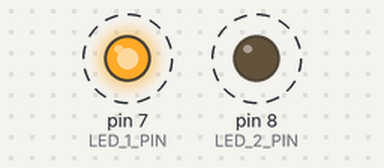
A sketch run on a simulated Arduino Uno, built with avr-gcc and run on an emulated ATmega328P. On the bench: output pins drawn as LEDs (lit = HIGH). Dashed ring = blinking.

Above: at 0.2 s.
Timing chart, 0 to 3.0 s (numbered marks = the images above):
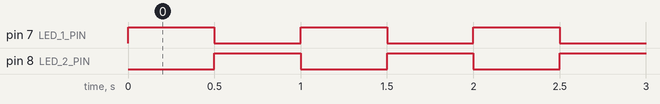

The sketch:

02_two_led_alternate.ino
```cpp
// InnoBees STEM Lab - Two Alternating LEDs
// D7 -> 330 ohm resistor -> LED 1 anode; cathode -> GND
// D8 -> 330 ohm resistor -> LED 2 anode; cathode -> GND

const int LED_1_PIN = 7;
const int LED_2_PIN = 8;
const int STEP_TIME_MS = 500;

void setup() {
  pinMode(LED_1_PIN, OUTPUT);
  pinMode(LED_2_PIN, OUTPUT);
}

void loop() {
  digitalWrite(LED_1_PIN, HIGH);
  digitalWrite(LED_2_PIN, LOW);
  delay(STEP_TIME_MS);

  digitalWrite(LED_1_PIN, LOW);
  digitalWrite(LED_2_PIN, HIGH);
  delay(STEP_TIME_MS);
}
```

Measured:
- by itself, pin 7 (LED_1_PIN), pin 8 (LED_2_PIN): alternates HIGH for 0.50 s and LOW for 0.50 s
